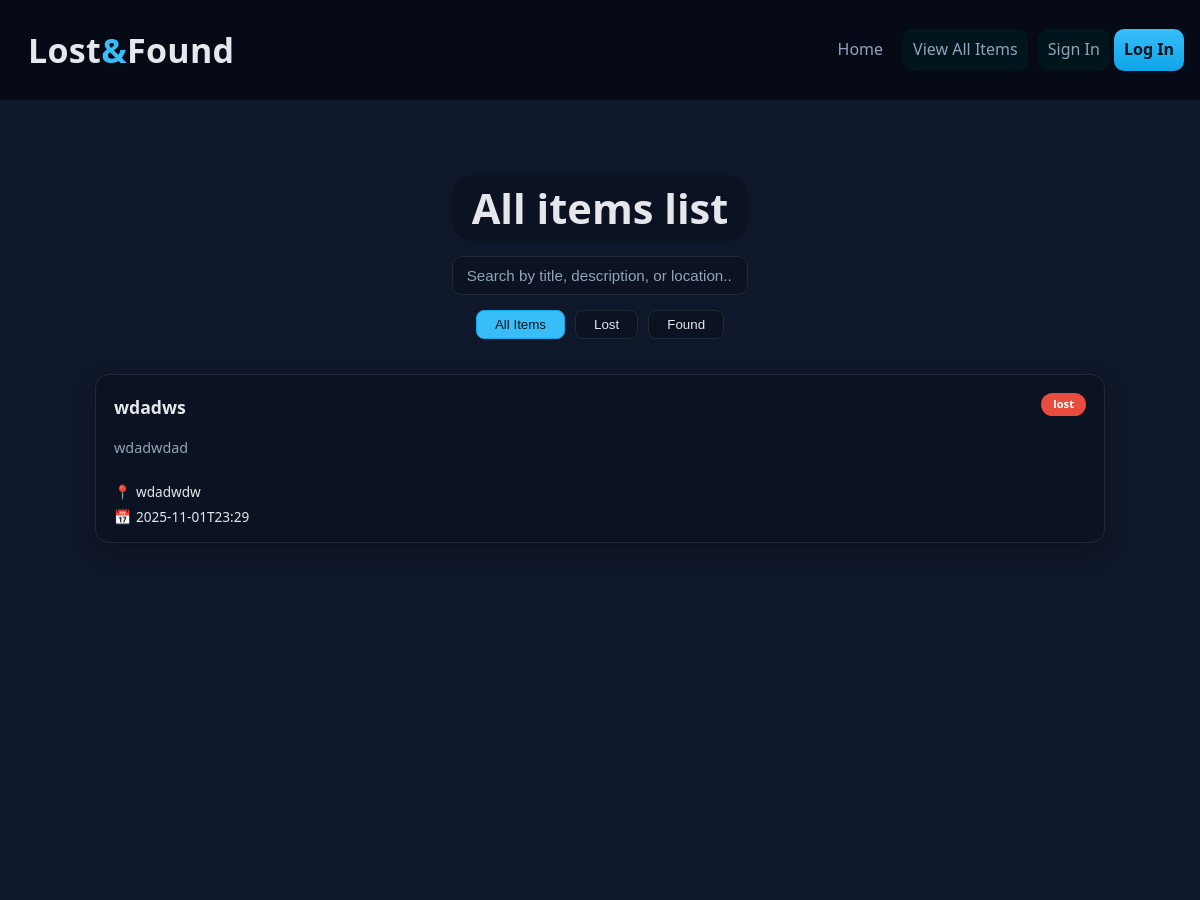
/items, run on an earlier commit of the app's database.
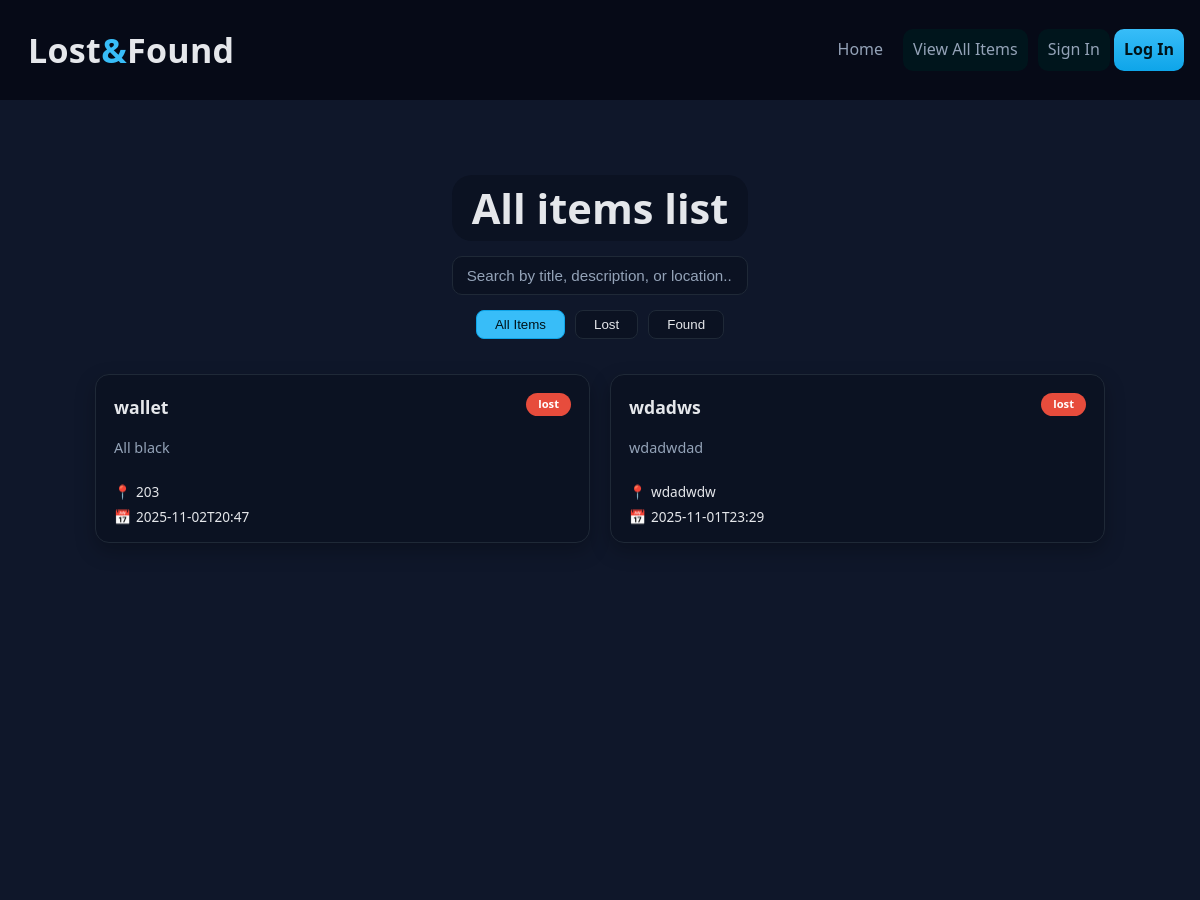
And on a later commit of the database.
### tables this page shows
CREATE TABLE items (
    id INTEGER PRIMARY KEY AUTOINCREMENT,
    title TEXT NOT NULL,
    description TEXT,
    location TEXT,
    date TEXT,
    type TEXT,
    created_at TEXT
);

### app.py (the view)
@app.route('/items')
def items():
    conn = sqlite3.connect('lostandfound.db')
    conn.row_factory = sqlite3.Row
    c = conn.cursor()
    c.execute("SELECT * FROM items ORDER BY id DESC")
    items = c.fetchall()
    conn.close()
    return render_template('items.html', items=items)

### templates/items.html (shortened to what this page needs)
{% extends "layout.html" %}
{% block content %}
<main class="items-page">
  <section class="items-hero">
    <div class="items-hero-inner">
      <h1>All items list</h1>
      <div class="items-search">
        <input type="text" id="search-input" placeholder="Search by title, description, or location...">
      </div>
      <div class="items-filters">
        <button class="filter-btn active" data-filter="all">All Items</button>
        <button class="filter-btn" data-filter="Lost">Lost</button>
        <button class="filter-btn" data-filter="Found">Found</button>
      </div>
    </div>
  </section>
  <section class="items-grid" id="items-grid">
    {% for item in items %}
      <article class="item-card"
               data-type="{{ item['type'] }}"
               data-title="{{ item['title']|lower }}"
               data-desc="{{ (item['description'] or '')|lower }}"
               data-location="{{ (item['location'] or '')|lower }}">
        <div class="item-card-top">
          <h2>{{ item["title"] }}</h2>
          {% if item["type"] == "Lost" %}
            <span class="badge badge-lost">lost</span>
          {% elif item["type"] == "Found" %}
            <span class="badge badge-found">found</span>
          {% else %}
            <span class="badge">other</span>
          {% endif %}
        </div>
        <p class="item-desc">{{ item["description"] }}</p>
        <div class="item-meta">
          <div class="meta-row">
            <span class="meta-icon">📍</span>
            <span>{{ item["location"] or "—" }}</span>
          </div>
          <div class="meta-row">
            <span class="meta-icon">📅</span>
            <span>{{ item["date"] or "—" }}</span>
          </div>
        </div>
      </article>
    {% else %}
      <p style="text-align:center; padding: 40px 0;">No items yet.</p>
    {% endfor %}
  </section>
</main>
{% endblock %}

### templates/layout.html (shortened to what this page needs)
<!DOCTYPE html>
<html lang="en">
<head>
  <link rel="stylesheet" href="{{ url_for('static', filename='css/styles.css') }}">
</head>
<body>
  <div class="nav-inner container">
    <a href="{{url_for('index')}}" class="brand">Lost<span>&</span>Found</a>
    <nav class="nav-links">
      <a href="{{ url_for('index') }}" class="{% if request.endpoint == 'index' %}active{% endif %}">Home</a>
      <a class="btn" href="{{ url_for('items') }}">View All Items</a>
      <div class="user-actions">
        {% if session.username %}
        <span>Welcome, <strong>{{ session.username }}</strong>!</span>
        <a href="{{ url_for('logout') }}" class="btn btn-logout">Sign Out</a>
        {% else %}
        <a href="{{ url_for('signin') }}" class="btn">Sign In</a>
        <a href="{{ url_for('login') }}" class="btn primary">Log In</a>
        {% endif %}
      </div>
    </nav>
  </div>
  <main>
    {% block content %}
    {% endblock %}
  </main>
</body>
</html>

### static/css/styles.css (style rules this page uses)
:root { --bg: #0f172a; --muted: #94a3b8; --text: #e5e7eb; --brand: #38bdf8; --brand-strong: #0ea5e9; --border: #1f2937; --surface: #0b1222; }
* { box-sizing: border-box; }
html, body { margin: 0; padding: 0; background: var(--bg); color: var(--text); font: 16px/1.6 system-ui, -apple-system, Segoe UI, Roboto, Inter, "Helvetica Neue", Arial, "Noto Sans", "Liberation Sans", sans-serif; }
.container { max-width: auto; margin: 0 auto; padding: 0 16px; }
.nav-inner { display: flex; background: rgba(5, 9, 20, 0.85); align-items: center; justify-content: space-between; height: 100px; }
.brand { font-weight: 800; letter-spacing: 0.3px; text-decoration: none; color: var(--text); font-size: 2.125rem; padding-left: 12px; }
.brand span { color: var(--brand); }
.nav-links { display: flex; gap: 10px; }
.nav-links a { text-decoration: none; color: var(--muted); padding: 8px 10px; border-radius: 10px; transition: color .15s ease, background .15s ease; }
.btn { display: inline-block; text-decoration: none; color: var(--text); padding: 10px 14px; border-radius: 12px; background: #00151c; }
.btn.primary { background: linear-gradient(180deg, var(--brand), var(--brand-strong)); color: #00131a; border: none; font-weight: 700; }
input[type="text"], textarea, select { width: 100%; padding: 10px 14px; border: 1px solid var(--border); border-radius: 10px; background: #0f172a; color: var(--text); font-size: 0.95rem; transition: all 0.2s ease; }
::placeholder { color: var(--muted); }
.items-page { min-height: 100vh; background: var(--bg); color: var(--text); padding-bottom: 60px; }
.items-hero { padding: 40px 20px 10px; display: flex; justify-content: center; }
.items-hero-inner { max-width: 900px; text-align: center; }
.items-hero h1 { color: #e5e7eb; font-size: 2.6rem; font-weight: 700; background: var(--surface); margin-bottom: 10px; padding-left: 20px; padding-right: 20px; border-radius: 20px; }
.items-search { display: flex; justify-content: center; margin-bottom: 15px; margin-top: 15px; }
.items-search input { width: min(100%, 500px); padding: 10px 14px; border: 1px solid var(--border); border-radius: 10px; background: var(--surface); color: var(--text); font-size: 0.95rem; }
.items-search input::placeholder { color: var(--muted); }
.items-filters { display: flex; gap: 10px; justify-content: center; margin-bottom: 25px; }
.filter-btn { border: 1px solid var(--border); background: var(--surface); padding: 6px 18px; border-radius: 8px; cursor: pointer; font-weight: 500; color: var(--text); transition: 0.15s; }
.filter-btn.active, .filter-btn:hover { background: var(--brand); color: #00131a; border-color: var(--brand-strong); }
.items-grid { max-width: 1050px; margin: 0 auto; padding: 0 20px; display: grid; grid-template-columns: repeat(auto-fit, minmax(240px, 1fr)); gap: 20px; }
.item-card { background: var(--surface); border: 1px solid var(--border); border-radius: 14px; padding: 18px 18px 14px; box-shadow: 0 8px 20px rgba(0, 0, 0, 0.25); transition: transform 0.2s ease, box-shadow 0.2s ease; }
.item-card-top { display: flex; justify-content: space-between; align-items: flex-start; gap: 8px; margin-bottom: 8px; }
.item-card h2 { font-size: 1.1rem; margin: 0; color: var(--text); }
.item-desc { color: var(--muted); font-size: 0.9rem; margin-bottom: 10px; min-height: 35px; }
.item-meta { display: flex; flex-direction: column; gap: 4px; color: var(--text); font-size: 0.85rem; }
.meta-row { display: flex; align-items: center; gap: 5px; }
.badge { display: inline-block; padding: 2px 12px 3px; border-radius: 50px; font-size: 0.7rem; text-transform: lowercase; color: #fff; font-weight: 600; }
.badge-lost { background: #e74c3c; }

What changed in the data, as far as the page shows it:
added items: title "wallet", type "lost", description "All black", location "203", date "2025-11-02T20:47"
